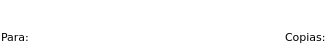
<?xml version="1.0" encoding="UTF-8"?>
<ui version="4.0">
 <class>wListWorkorder</class>
 <widget class="QWidget" name="wListWorkorder">
  <property name="geometry">
   <rect>
    <x>0</x>
    <y>0</y>
    <width>336</width>
    <height>49</height>
   </rect>
  </property>
  <property name="font">
   <font>
    <family>Verdana</family>
    <pointsize>8</pointsize>
    <weight>50</weight>
    <italic>false</italic>
    <bold>false</bold>
   </font>
  </property>
  <property name="windowTitle">
   <string>Form</string>
  </property>
  <property name="styleSheet">
   <string notr="true">QWidget#wListWorkorder{
	background-color: rgb(255, 255, 255);
}

* {
	font: 8pt &quot;Verdana&quot;;
}
</string>
  </property>
  <layout class="QVBoxLayout" name="verticalLayout">
   <property name="spacing">
    <number>3</number>
   </property>
   <property name="margin">
    <number>1</number>
   </property>
   <item>
    <layout class="QHBoxLayout" name="horizontalLayout">
     <item>
      <widget class="QLabel" name="descriptionLabel">
       <property name="styleSheet">
        <string notr="true">font: 10pt &quot;Verdana&quot;;</string>
       </property>
       <property name="text">
        <string>&lt;description&gt;</string>
       </property>
      </widget>
     </item>
     <item>
      <spacer name="horizontalSpacer">
       <property name="orientation">
        <enum>Qt::Horizontal</enum>
       </property>
       <property name="sizeHint" stdset="0">
        <size>
         <width>40</width>
         <height>20</height>
        </size>
       </property>
      </spacer>
     </item>
     <item>
      <widget class="QLabel" name="fechaLabel">
       <property name="text">
        <string>&lt;fecha&gt;</string>
       </property>
      </widget>
     </item>
    </layout>
   </item>
   <item>
    <layout class="QHBoxLayout" name="horizontalLayout_2">
     <item>
      <widget class="QLabel" name="label_3">
       <property name="text">
        <string>Para:</string>
       </property>
      </widget>
     </item>
     <item>
      <widget class="QLabel" name="forLabel">
       <property name="text">
        <string>&lt;para&gt;</string>
       </property>
      </widget>
     </item>
     <item>
      <spacer name="horizontalSpacer_2">
       <property name="orientation">
        <enum>Qt::Horizontal</enum>
       </property>
       <property name="sizeHint" stdset="0">
        <size>
         <width>40</width>
         <height>20</height>
        </size>
       </property>
      </spacer>
     </item>
     <item>
      <widget class="QLabel" name="label_4">
       <property name="text">
        <string>Copias:</string>
       </property>
      </widget>
     </item>
     <item>
      <widget class="QLabel" name="copiesLabel">
       <property name="text">
        <string>&lt;copies&gt;</string>
       </property>
      </widget>
     </item>
    </layout>
   </item>
  </layout>
 </widget>
 <resources/>
 <connections/>
</ui>
